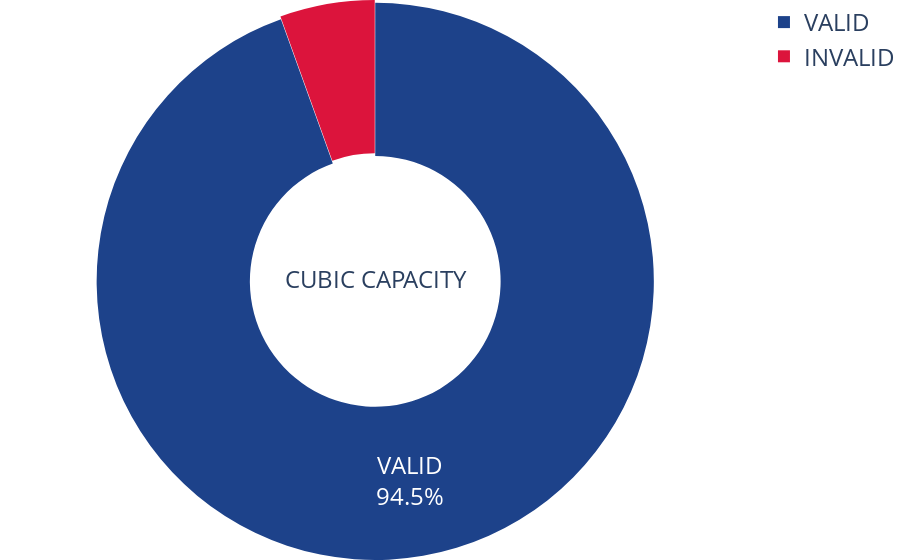

The notebook cell this image was saved under:
### Markdown cell above
#### CUBIC CAPACITY DONUT CHART

### Code cell
labels = ['VALID', 'INVALID']
values = [valid_cubic_capacity, invalid_cubic_capacity]
colors = ['rgb(29,66,138)', 'crimson']

fig = go.Figure(data= [go.Pie(
                              labels=labels,
                              values=values,
                              hole=0.45,
                              pull=0.005,
                              title= 'CUBIC CAPACITY',
                              marker_colors = colors
                              )])

fig.update_traces(text=labels)

fig.update_layout(font = {'size': 24},
                  title = {'font': {'size': 24}},
                  margin = dict(t=0, b=0, l=1, r=0
                  ))

fig.show()

offline.plot(fig, image='png', image_filename= 'cubic capacity donut chart {}'. format(date))

### Figure 1 — Plotly figure (JSON) as saved in the notebook; plotly's stock layout.template omitted (floating-point values rounded to 4 significant figures)
{"data": [{"hole": 0.45, "labels": ["VALID", "INVALID"], "marker": {"colors": ["rgb(29,66,138)", "crimson"]}, "pull": 0.005, "text": ["VALID", "INVALID"], "title": {"text": "CUBIC CAPACITY"}, "type": "pie", "values": [3490, 203]}], "layout": {"font": {"size": 24}, "margin": {"b": 0, "l": 1, "r": 0, "t": 0}, "title": {"font": {"size": 24}}}}
